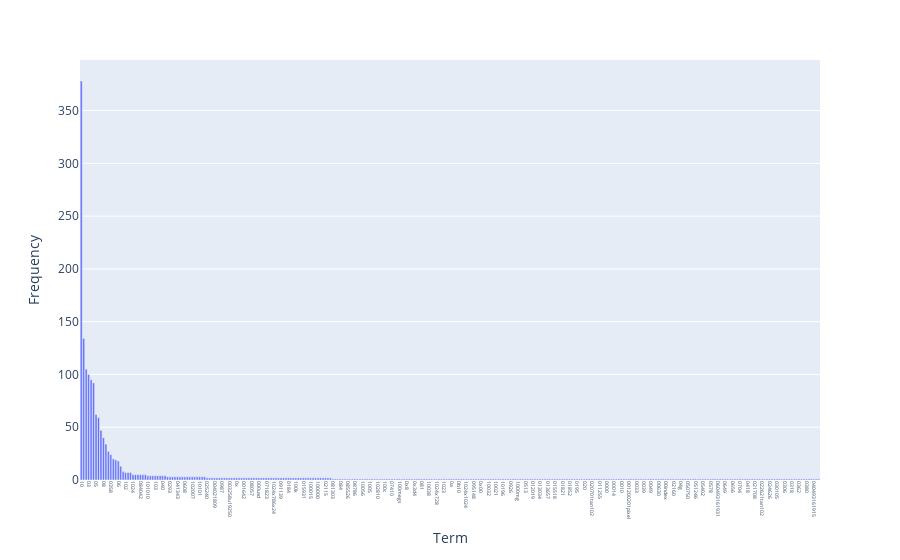

The notebook cell saved with this chart:
### Markdown cell above
#### Exercise 15 (take home)

Additionally, you can attempt to sort the terms on the `x-axis` by frequency instead of in alphabetical order. This way the visualization is more meaninfgul and you will be able to observe the so called [long tail]

### Code cell
# Answer here

# turn df created before into dataframe then sort it by frequency
df = pd.DataFrame(df)
df_sorted = df.sort_values(by="frequency", ascending=False)


fig = px.bar(df_sorted, x="term", y="frequency")
fig.update_xaxes(tickangle=90, tickfont=dict(size=5))
fig.update_layout(xaxis_title="Term", yaxis_title="Frequency")
fig.show()

### Figure 1 — Plotly figure (JSON) as saved in the notebook; plotly's stock layout.template omitted (floating-point values rounded to 4 significant figures; data arrays with more than 128 entries replaced by an {"elided": "..."} marker saying what was removed)
{"data": [{"alignmentgroup": "True", "hovertemplate": "term=%{x}<br>frequency=%{y}<extra></extra>", "legendgroup": "", "marker": {"color": "#636efa", "pattern": {"shape": ""}}, "name": "", "offsetgroup": "", "orientation": "v", "showlegend": false, "textposition": "auto", "type": "bar", "x": {"elided": "300 str values"}, "xaxis": "x", "y": {"elided": "300 int values"}, "yaxis": "y"}], "layout": {"barmode": "relative", "legend": {"tracegroupgap": 0}, "margin": {"t": 60}, "xaxis": {"anchor": "y", "domain": [0, 1], "tickangle": 90, "tickfont": {"size": 5}, "title": {"text": "Term"}}, "yaxis": {"anchor": "x", "domain": [0, 1], "title": {"text": "Frequency"}}}}
